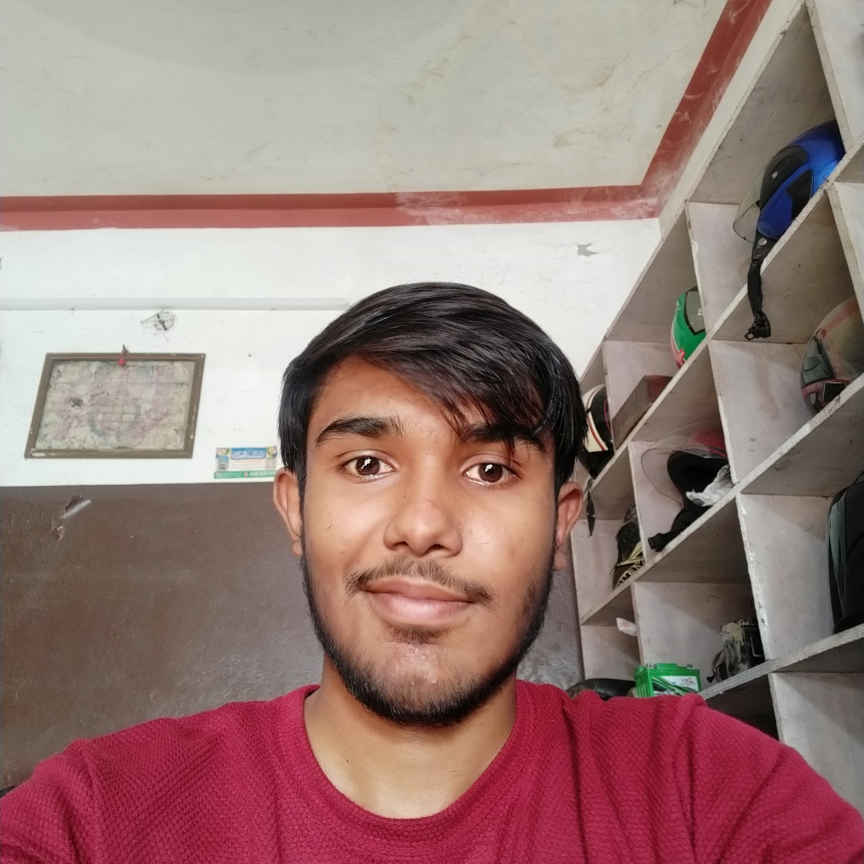
#> input picture pictures/IMG_20230708_175738.jpg, 3455 x 3455 px, found by its file name (shown at 1/4 size)
$ python practice.py
#> lines starting #> are read from the running program, lines starting #| are printed output that depends on the picture; after the words box and inside, x2 and y2 are one past the last pixel; in counts of white or black regions, pixels touching at a corner belong together
import cv2 as cv

# reading images

img = cv.imread(r'pictures\IMG_20230708_175738.jpg')
#> img is the input picture: shape (3455, 3455, 3); mean B, G, R 119.8, 124.2, 153.3

resized = cv.resize(img, (600,600)) # resizing the image to 600x600 pixels
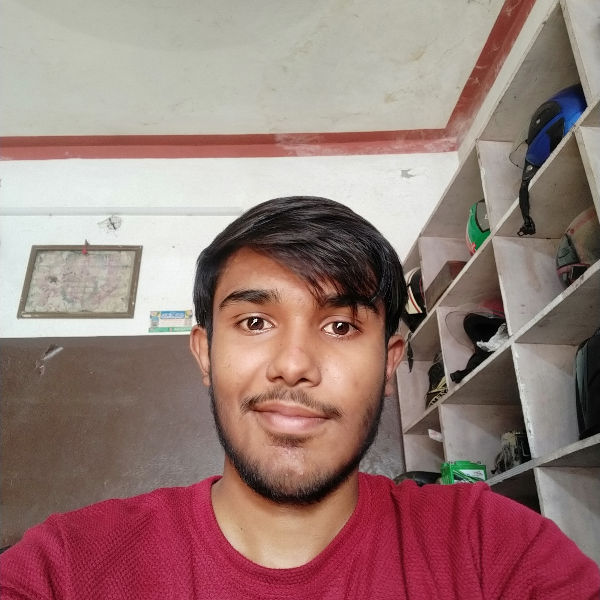
#> resized: shape (600, 600, 3); mean B, G, R 119.6, 124.1, 153.2

# flipped = cv.flip(resized, 1) # flipping the image horizontally

# grey = cv.cvtColor(resized, cv.COLOR_BGR2GRAY)

# cv.rectangle(resized, (300,300), (500,500) , (80,67,233) , 3)

edges = cv.Canny(resized, threshold1 = 100 , threshold2 = 200)
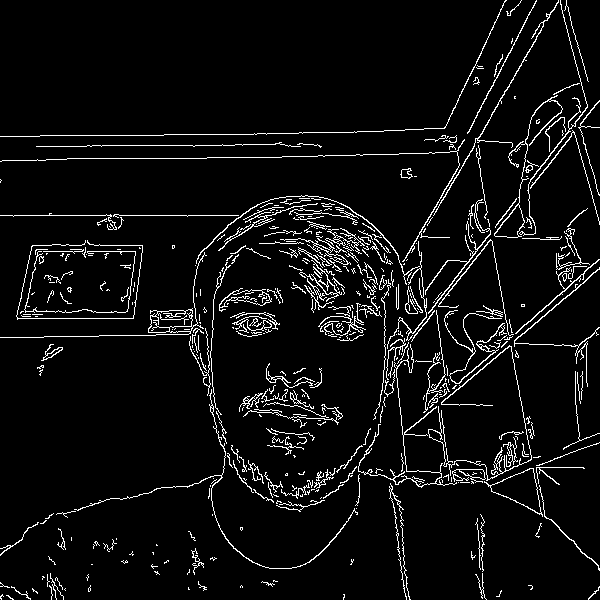
#> edges: shape (600, 600); 5.7% white in thin lines or dots


cv.imshow('Edges', edges)
cv.waitKey(0) # wait for a key press

$ run again, with pictures/IMG-20230721-WA0025.jpg copied over pictures/IMG_20230708_175738.jpg
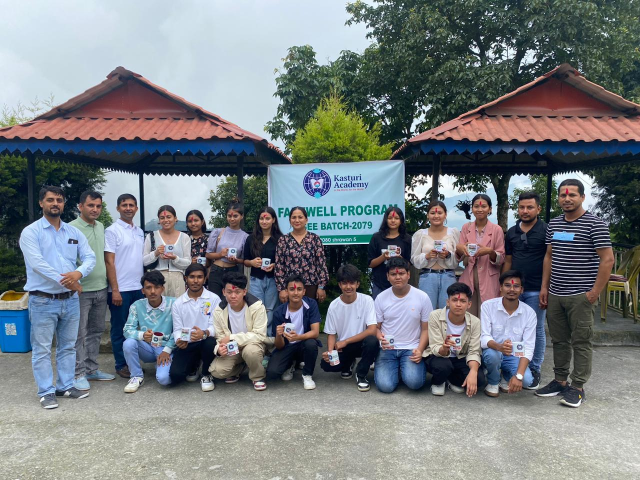
#> input picture pictures/IMG-20230721-WA0025.jpg, 1280 x 960 px, found by its file name (shown at 1/2 size)
#> img is the input picture: shape (960, 1280, 3); mean B, G, R 128.9, 125.5, 120.5
#> `resized = cv.resize(img, (600,600))`:
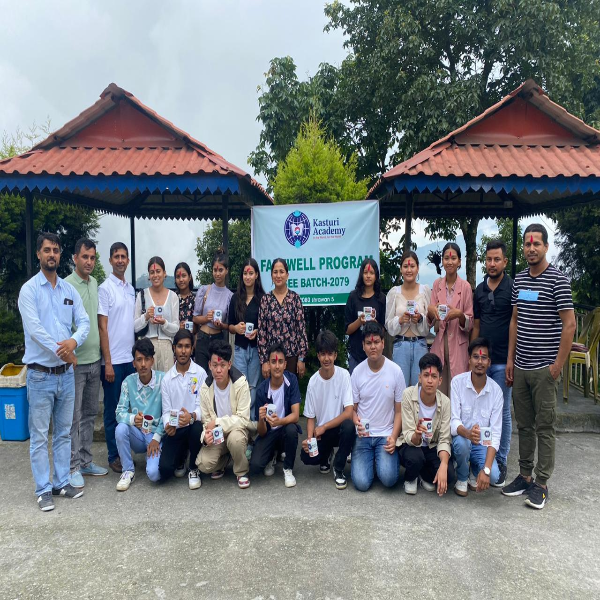
#> resized: shape (600, 600, 3); mean B, G, R 128.9, 125.4, 120.4
#> `edges = cv.Canny(resized, threshold1 = 100 , threshold2 = 200)`:
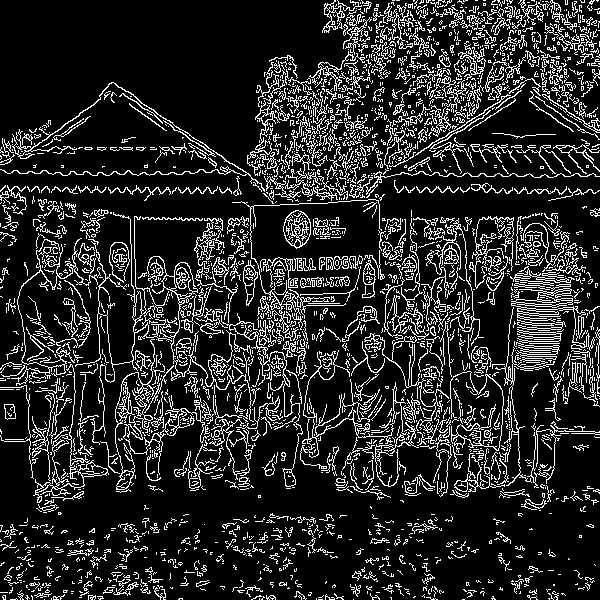
#> edges: shape (600, 600); 15.7% white in thin lines or dots

$ run again, with pictures/IMG-20240506-WA0015.jpg copied over pictures/IMG_20230708_175738.jpg
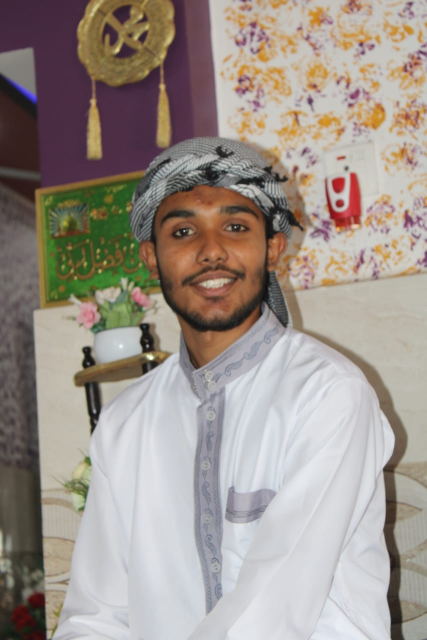
#> input picture pictures/IMG-20240506-WA0015.jpg, 853 x 1280 px, found by its file name (shown at 1/2 size)
#> img is the input picture: shape (1280, 853, 3); mean B, G, R 140.7, 148.1, 158
#> `resized = cv.resize(img, (600,600))`:
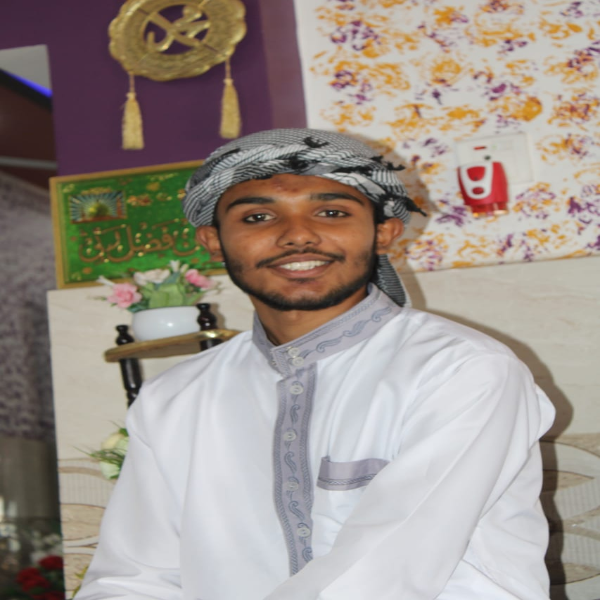
#> resized: shape (600, 600, 3); mean B, G, R 140.6, 148.1, 157.9
#> `edges = cv.Canny(resized, threshold1 = 100 , threshold2 = 200)`:
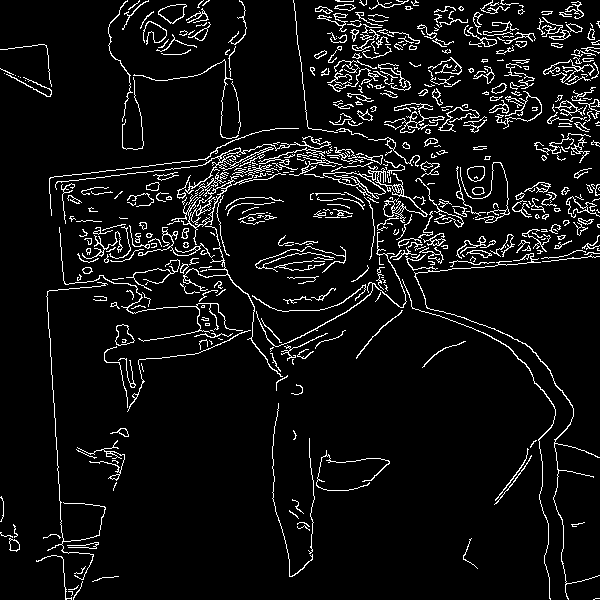
#> edges: shape (600, 600); 6.8% white in thin lines or dots

$ run again, with pictures/IMG_20230706_204934_067.jpg copied over pictures/IMG_20230708_175738.jpg
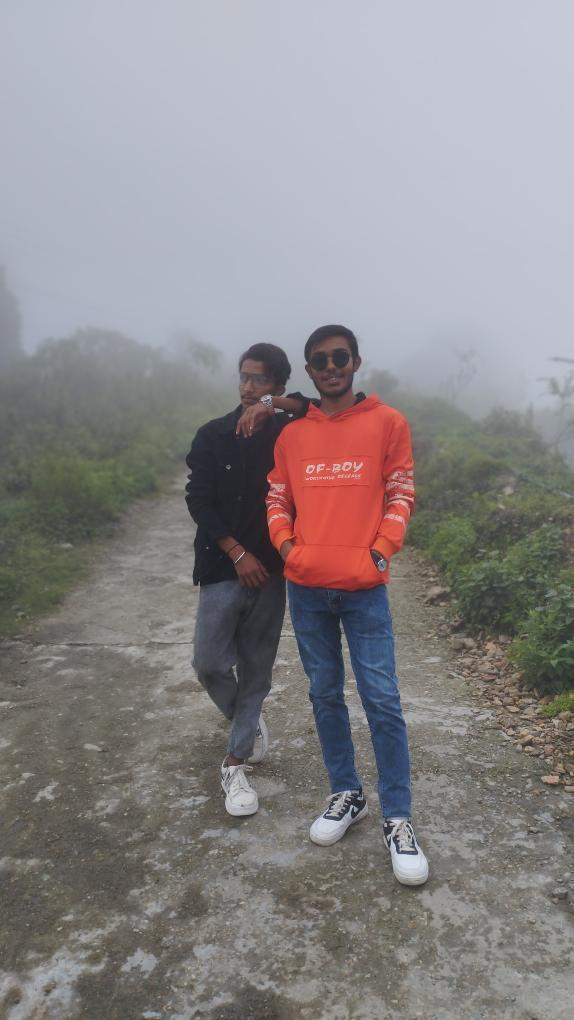
#> input picture pictures/IMG_20230706_204934_067.jpg, 574 x 1020 px, found by its file name
#> img is the input picture: shape (1020, 574, 3); mean B, G, R 137.1, 135.1, 138.6
#> `resized = cv.resize(img, (600,600))`:
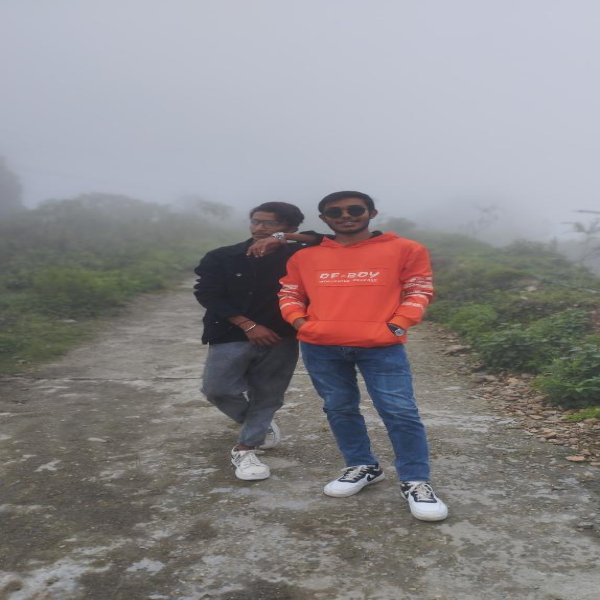
#> resized: shape (600, 600, 3); mean B, G, R 137, 135, 138.5
#> `edges = cv.Canny(resized, threshold1 = 100 , threshold2 = 200)`:
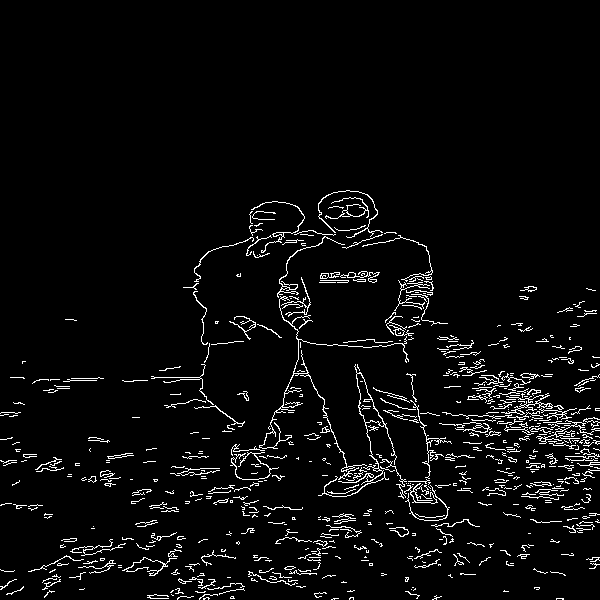
#> edges: shape (600, 600); 4.3% white in thin lines or dots, all inside (x1, y1, x2, y2) = (0, 190, 600, 600)
